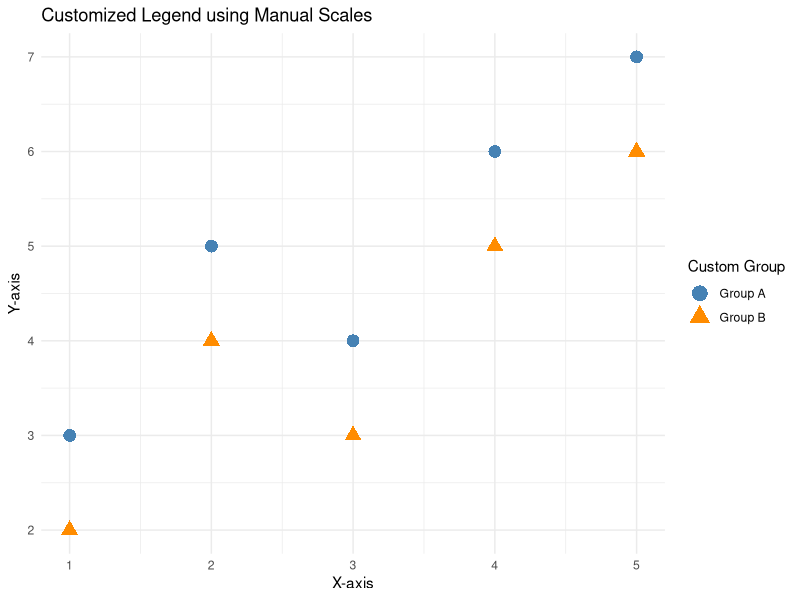

Recreate this plot in R.
library(ggplot2)

data <- data.frame(category = rep(c("Group A", "Group B"), each = 5), x = rep(1:5, 2), y = c(3, 5, 4, 6, 7, 2, 4, 3, 5, 6))

custom_colors <- c("Group A" = "steelblue", "Group B" = "darkorange")
custom_shapes <- c("Group A" = 16, "Group B" = 17)


p <- ggplot(data, aes(x = x, y = y, color = category, shape = category)) +
  geom_point(size = 4) +
  
  scale_color_manual(values = custom_colors, name = "Custom Group") +
  scale_shape_manual(values = custom_shapes, name = "Custom Group") +
  
  guides(color = guide_legend(override.aes = list(size = 5)),
         shape = guide_legend(override.aes = list(size = 5))) +
  
  labs(title = "Customized Legend using Manual Scales",
       x = "X-axis", y = "Y-axis") +
  theme_minimal()

print(p)
